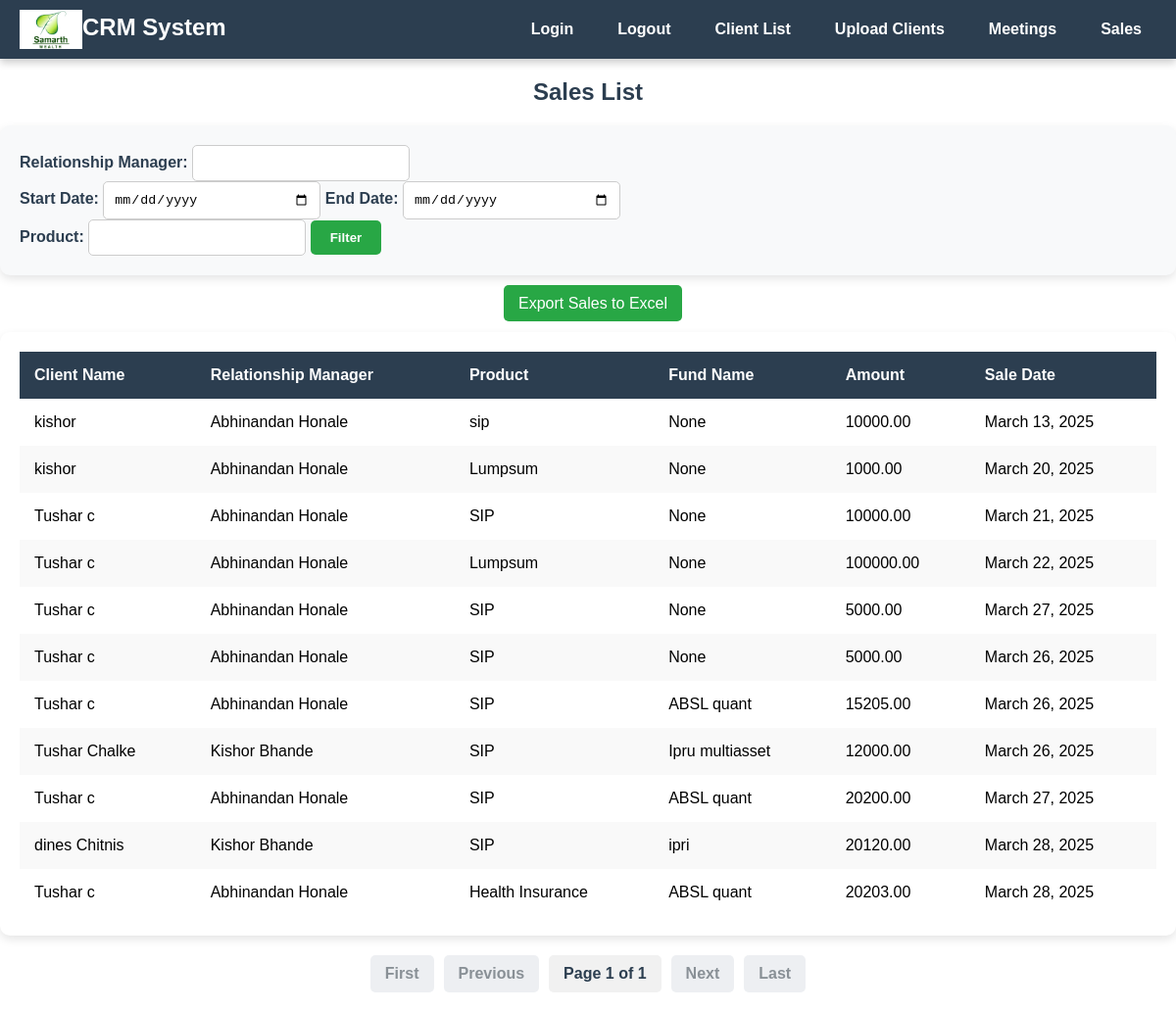
The app's page /sales/ (signed in) with its own data.
### crm/models.py (models this page shows, shortened)
class Sale(models.Model):
    PRODUCT_CHOICES = [
        ('SIP', 'SIP'),
        ('LUMP', 'Lumpsum'),
        ('HI', 'Health Insurance'),
        ('TI', 'Term Insurance'),
        ('PMS', 'PMS'),
        ('AIF', 'AIF'),
        ('WILL', 'Will'),
        ('GI', 'General Insurance'),
    ]
    client = models.ForeignKey(Client, on_delete=models.CASCADE, related_name='sales')
    product = models.CharField(choices=PRODUCT_CHOICES, max_length=10)
    fund_name = models.CharField(max_length=255, blank=True, null=True)  # Optional field for SIP
    amount = models.DecimalField(max_digits=10, decimal_places=2)
    sale_date = models.DateField()

class Client(models.Model):
    name = models.CharField(max_length=255)
    email = models.EmailField()
    phone = models.CharField(max_length=15)
    pan = models.CharField(max_length=10, blank=True, null=True)  # Added PAN field
    relationship_manager = models.ForeignKey(
        User, on_delete=models.SET_NULL, null=True, related_name='clients'
    )

### crm/views.py (the view)
# urls.py: path('sales/', views.sales_list, name='sales_list'),
@login_required
def sales_list(request):
    is_relationship_manager = (
        not request.user.is_superuser and
        request.user.groups.filter(name="Relationship Managers").exists()
    )
    if request.user.is_superuser:
        sales = Sale.objects.select_related('client', 'client__relationship_manager').all()
    else:
        sales = Sale.objects.filter(client__relationship_manager=request.user).select_related('client', 'client__relationship_manager')
    relationship_manager = request.GET.get('relationship_manager')
    start_date = request.GET.get('start_date')
    end_date = request.GET.get('end_date')
    product = request.GET.get('product')
    if relationship_manager:
        first_name, *last_name = relationship_manager.split()
        sales = sales.filter(client__relationship_manager__first_name__icontains=first_name)
        if last_name:
            sales = sales.filter(client__relationship_manager__last_name__icontains=' '.join(last_name))
    if start_date and end_date:
        sales = sales.filter(sale_date__range=[start_date, end_date])
    elif start_date:
        sales = sales.filter(sale_date__gte=start_date)
    elif end_date:
        sales = sales.filter(sale_date__lte=end_date)
    if product:
        sales = sales.filter(product__icontains=product)
    paginator = Paginator(sales, 20)  # Show 20 sales per page
    page_number = request.GET.get('page')
    page_obj = paginator.get_page(page_number)
    return render(request, 'crm/sales_list.html', {
        'page_obj': page_obj,
        'is_relationship_manager': is_relationship_manager,
        'relationship_manager': relationship_manager,
        'start_date': start_date,
        'end_date': end_date,
        'product': product,
    })

### crm/templates/crm/sales_list.html (shortened to what this page needs)
{% extends 'crm/base.html' %}
{% block content %}
<h2>Sales List</h2>
<div class="filter-form">
    <form method="GET">
        {% if not is_relationship_manager %}
        <label for="relationship_manager">Relationship Manager:</label>
        <input type="text" id="relationship_manager" name="relationship_manager" value="{{ request.GET.relationship_manager }}">
        {% endif %}
        <label for="start_date">Start Date:</label>
        <input type="date" id="start_date" name="start_date" value="{{ request.GET.start_date }}">
        <label for="end_date">End Date:</label>
        <input type="date" id="end_date" name="end_date" value="{{ request.GET.end_date }}">
        <label for="product">Product:</label>
        <input type="text" id="product" name="product" value="{{ request.GET.product }}">
        <button type="submit">Filter</button>
    </form>
</div>
{% if request.user.is_superuser %}
    <div class="export-buttons" style="text-align: center; margin-bottom: 20px;">
        <a href="{% url 'export_sales' %}" style="background-color: #28a745; color: white; padding: 10px 15px; border-radius: 5px; text-decoration: none; margin-left: 10px;">
            Export Sales to Excel
        </a>
    </div>
{% endif %}
<div class="table-container">
    <table>
        <thead>
            <tr>
                <th>Client Name</th>
                <th>Relationship Manager</th>
                <th>Product</th>
                <th>Fund Name</th>
                <th>Amount</th>
                <th>Sale Date</th>
            </tr>
        </thead>
        <tbody>
            {% for sale in page_obj %}
            <tr>
                <td>{{ sale.client.name }}</td>
                <td>{{ sale.client.relationship_manager.get_full_name }}</td>
                <td>{{ sale.get_product_display }}</td>
                <td>{{ sale.fund_name }}</td>
                <td>{{ sale.amount }}</td>
                <td>{{ sale.sale_date }}</td>
            </tr>
            {% empty %}
            <tr>
                <td colspan="6" style="text-align: center;">No sales found.</td>
            </tr>
            {% endfor %}
        </tbody>
    </table>
</div>
<div class="pagination">
    {% if page_obj.has_previous %}
        <a href="?page=1{% if request.GET.relationship_manager %}&relationship_manager={{ request.GET.relationship_manager }}{% endif %}{% if request.GET.start_date %}&start_date={{ request.GET.start_date }}{% endif %}{% if request.GET.end_date %}&end_date={{ request.GET.end_date }}{% endif %}{% if request.GET.product %}&product={{ request.GET.product }}{% endif %}">First</a>
        <a href="?page={{ page_obj.previous_page_number }}{% if request.GET.relationship_manager %}&relationship_manager={{ request.GET.relationship_manager }}{% endif %}{% if request.GET.start_date %}&start_date={{ request.GET.start_date }}{% endif %}{% if request.GET.end_date %}&end_date={{ request.GET.end_date }}{% endif %}{% if request.GET.product %}&product={{ request.GET.product }}{% endif %}">Previous</a>
    {% else %}
        <span class="disabled">First</span>
        <span class="disabled">Previous</span>
    {% endif %}
    <span>Page {{ page_obj.number }} of {{ page_obj.paginator.num_pages }}</span>
    {% if page_obj.has_next %}
        <a href="?page={{ page_obj.next_page_number }}{% if request.GET.relationship_manager %}&relationship_manager={{ request.GET.relationship_manager }}{% endif %}{% if request.GET.start_date %}&start_date={{ request.GET.start_date }}{% endif %}{% if request.GET.end_date %}&end_date={{ request.GET.end_date }}{% endif %}{% if request.GET.product %}&product={{ request.GET.product }}{% endif %}">Next</a>
        <a href="?page={{ page_obj.paginator.num_pages }}{% if request.GET.relationship_manager %}&relationship_manager={{ request.GET.relationship_manager }}{% endif %}{% if request.GET.start_date %}&start_date={{ request.GET.start_date }}{% endif %}{% if request.GET.end_date %}&end_date={{ request.GET.end_date }}{% endif %}{% if request.GET.product %}&product={{ request.GET.product }}{% endif %}">Last</a>
    {% else %}
        <span class="disabled">Next</span>
        <span class="disabled">Last</span>
    {% endif %}
</div>
{% endblock %}

### crm/templates/crm/base.html (style rules this page uses)
body { margin: 0; font-family: Arial, sans-serif; }

### crm/templates/crm/sales_list.html (style rules this page uses)
body { font-family: Arial, sans-serif; margin: 0; padding: 0; }
h2 { text-align: center; margin-top: 20px; color: #2c3e50; }
.table-container { max-width: 1200px; margin: 20px auto; padding: 20px; background: #ffffff; border-radius: 10px; box-shadow: 0 4px 10px rgba(0, 0, 0, 0.1); }
table { width: 100%; border-collapse: collapse; }
th, td { padding: 15px; text-align: left; vertical-align: top; }
th { background-color: #2c3e50; color: white; font-weight: bold; }
tr:nth-child(even) { background-color: #f9f9f9; }
.filter-form { max-width: 1200px; margin: 20px auto; padding: 20px; background: #f8f9fa; border-radius: 10px; box-shadow: 0 4px 10px rgba(0, 0, 0, 0.1); display: flex; flex-wrap: wrap; gap: 15px; row-gap: 20px; align-items: center; }
.filter-form label { font-weight: bold; color: #2c3e50; }
.filter-form input { padding: 10px; border: 1px solid #ccc; border-radius: 5px; width: 200px; }
.filter-form button { padding: 10px 20px; background-color: #28a745; color: white; border: none; border-radius: 5px; font-weight: bold; cursor: pointer; transition: background-color 0.3s; }
.pagination { text-align: center; margin: 20px 0; display: flex; justify-content: center; align-items: center; gap: 10px; font-size: 1rem; }
.pagination span { padding: 10px 15px; font-weight: bold; color: #2c3e50; background-color: #f1f1f1; border-radius: 5px; }
.pagination .disabled { background-color: #e9ecef; color: #6c757d; box-shadow: none; cursor: not-allowed; opacity: 0.8; }

### records on screen
Sale: client.name "kishor", client.relationship_manager.get_full_name "Abhinandan Honale", product "sip", fund_name "None", amount "10000.00", sale_date "March 13, 2025"
Sale: client.name "kishor", client.relationship_manager.get_full_name "Abhinandan Honale", product "Lumpsum", fund_name "None", amount "1000.00", sale_date "March 20, 2025"
Sale: client.name "Tushar c", client.relationship_manager.get_full_name "Abhinandan Honale", product "SIP", fund_name "None", amount "10000.00", sale_date "March 21, 2025"
Sale: client.name "Tushar c", client.relationship_manager.get_full_name "Abhinandan Honale", product "Lumpsum", fund_name "None", amount "100000.00", sale_date "March 22, 2025"
Sale: client.name "Tushar c", client.relationship_manager.get_full_name "Abhinandan Honale", product "SIP", fund_name "None", amount "5000.00", sale_date "March 27, 2025"
Sale: client.name "Tushar c", client.relationship_manager.get_full_name "Abhinandan Honale", product "SIP", fund_name "None", amount "5000.00", sale_date "March 26, 2025"
Sale: client.name "Tushar c", client.relationship_manager.get_full_name "Abhinandan Honale", product "SIP", fund_name "ABSL quant", amount "15205.00", sale_date "March 26, 2025"
Sale: client.name "Tushar Chalke", client.relationship_manager.get_full_name "Kishor Bhande", product "SIP", fund_name "Ipru multiasset", amount "12000.00", sale_date "March 26, 2025"
Sale: client.name "Tushar c", client.relationship_manager.get_full_name "Abhinandan Honale", product "SIP", fund_name "ABSL quant", amount "20200.00", sale_date "March 27, 2025"
Sale: client.name "dines Chitnis", client.relationship_manager.get_full_name "Kishor Bhande", product "SIP", fund_name "ipri", amount "20120.00", sale_date "March 28, 2025"
Sale: client.name "Tushar c", client.relationship_manager.get_full_name "Abhinandan Honale", product "Health Insurance", fund_name "ABSL quant", amount "20203.00", sale_date "March 28, 2025"

### other values on screen
{{ page_obj.number }} "1"
{{ page_obj.paginator.num_pages }} "1"
